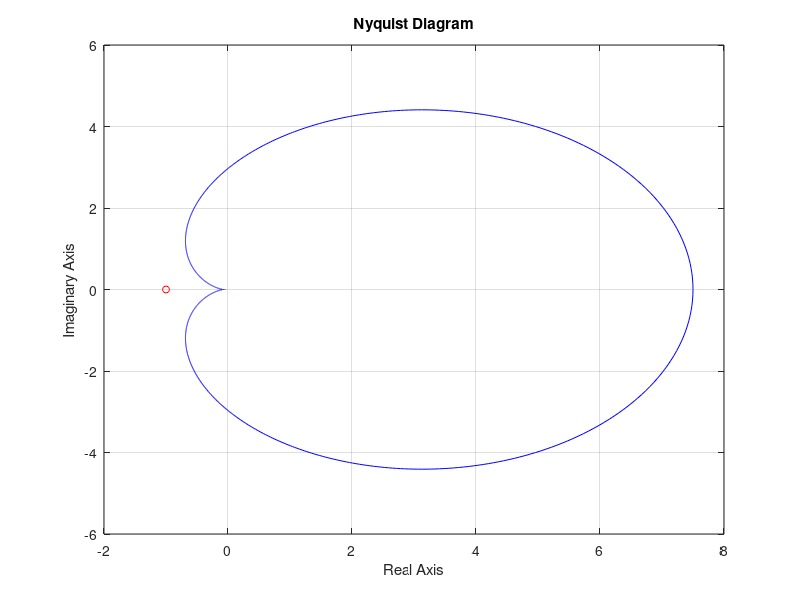

This chart was generated by the following MATLAB code:
%Критерий Найквиста

w=-500;
K = 7.5;
%K = 15;
%K = 91.9619097;
T1 = 0.14;
T2 = 0.002;
T3 = 0.03;
 
for i=1:50000
    s = 1i * w;
    % Передаточная функция разомкнутой системы
    R(i) = K / ((T1*s + 1) * (T2*s + 1) * (T3*s + 1));
    % Передаточная функция замкнутой системы
    Q(i) = R(i) / (1 + R(i)); 
    U(i)=real(R(i));
    V(i)=imag(R(i));
    
    w=w + 0.1;
end
figure
plot(U, V, 'b'),title('Nyquist Diagram'),xlabel('Real Axis'),ylabel('Imaginary Axis'), hold on;
plot(-1, 0, 'r', 'LineStyle', 'none', 'Marker', 'o', 'MarkerSize', 5), grid on;
clear;
